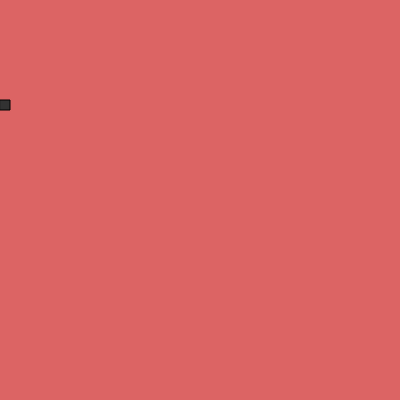
Frame 1 (no input)
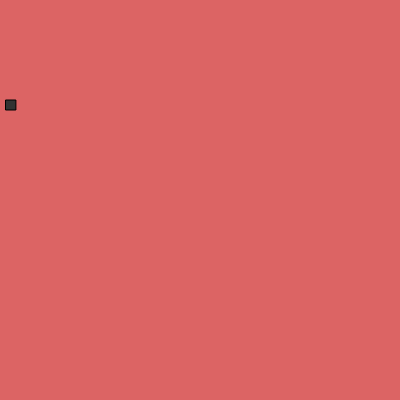
Frame 60 (no input)
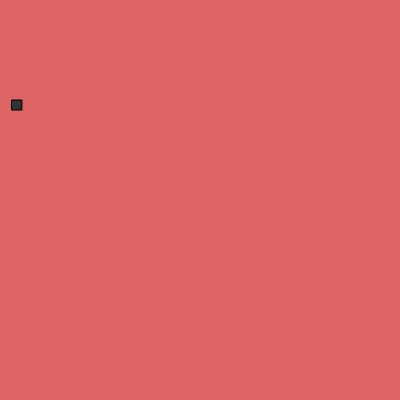
Frame 120 (the mouse pressed at the canvas centre since frame 60)

The p5.js sketch that drew these frames (run headless with seeded random() and noise() and a simulated clock; from frame 60 on, the mouse is pressed at the canvas centre):

// p5.js sketch
// ── sketch.js
function setup() {
  createCanvas(400, 400);
}

let i = 0;

function draw() {
  background(220,100,100);
  fill(50);
  rect(i*0.1,100,10,10);
  i = i+1;
}
